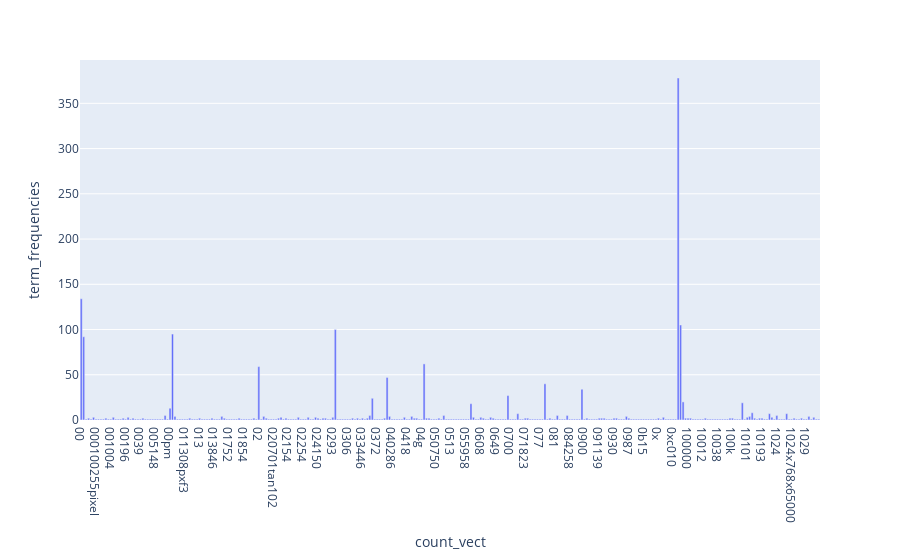

Notebook code cell kept with this figure:
### Markdown cell above
### >>> **Exercise 12 (take home):**
If you want a nicer interactive visualization here, I would encourage you try to install and use plotly to achieve this.

### Code cell
import plotly.express as px
import pandas as pd
df = pd.DataFrame(dict(
    count_vect = count_vect.get_feature_names_out()[:300],
    term_frequencies = term_frequencies[:300]))

fig = px.bar(df, x = 'count_vect', y = 'term_frequencies')

fig.show()

### Figure 1 — Plotly figure (JSON) as saved in the notebook; plotly's stock layout.template omitted (floating-point values rounded to 4 significant figures; data arrays with more than 128 entries replaced by an {"elided": "..."} marker saying what was removed)
{"data": [{"alignmentgroup": "True", "hovertemplate": "count_vect=%{x}<br>term_frequencies=%{y}<extra></extra>", "legendgroup": "", "marker": {"color": "#636efa", "pattern": {"shape": ""}}, "name": "", "offsetgroup": "", "orientation": "v", "showlegend": false, "textposition": "auto", "type": "bar", "x": {"elided": "300 str values"}, "xaxis": "x", "y": {"elided": "300 int values"}, "yaxis": "y"}], "layout": {"barmode": "relative", "legend": {"tracegroupgap": 0}, "margin": {"t": 60}, "xaxis": {"anchor": "y", "domain": [0, 1], "title": {"text": "count_vect"}}, "yaxis": {"anchor": "x", "domain": [0, 1], "title": {"text": "term_frequencies"}}}}
